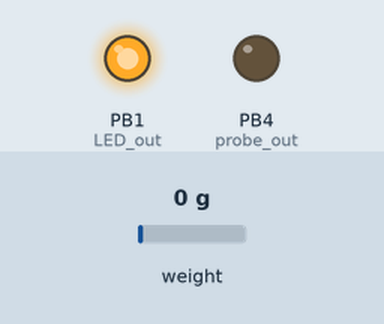
This sketch was run on a simulated ATtiny85, built with avr-gcc and run on an emulated ATtiny85. On the bench: output pins drawn as LEDs (lit = HIGH). Inputs (shaded band) come from the test bench; at power-on: weight on the scale 0 g.

Above: at 3.1 s.
At 5.5 s:
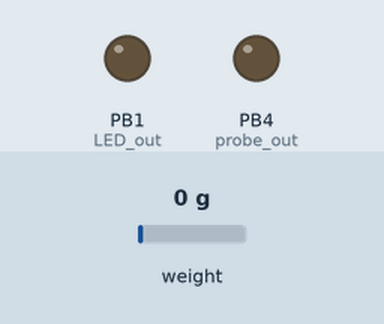
5.6 s: weight on the scale set to 45 g
7.1 s: weight on the scale set to 53 g
At 7.35 s:
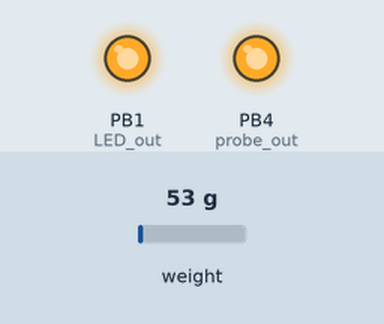
Timing chart, 0 to 10.1 s (numbered marks = the images above; inputs shaded):
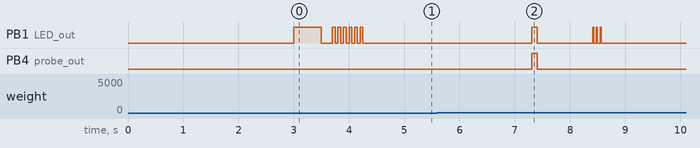

Measured:
- the behaviour switches between 49 and 50 g on weight on the scale (found by bisection; images 1 and 2)
- after the input at 5.6 s, every drawn part: stays the same
- after the input at 7.1 s, PB4 (probe_out): LOW → HIGH after 0.21 s, → LOW 0.10 s later

The sketch:

strain_guage_probe.ino
```cpp
/**
   Leveling system with load cell, HX711 and Digispark
   by ShaoYang Lim a.k.a. Yonggor
   last update March 7, 2021

   This sketch utilise HX711 library for Arduino by Bodge
   https://github.com/bogde/HX711

   Also check out:
   David Pilling's Z probe
   https://www.davidpilling.com/wiki/index.php/Zprobe
   Z probe using SMD resistor 2512
   https://github.com/IvDm/Z-probe-on-smd-resistors-2512
**/

/*
    Attention:
    this sketch sets endstop pin high when the probe detects a touchdown,
    which is the opposite of many printers including Creality Ender 3 I am working with.
    Reconfiguration of printer firmware must be done for Marlin, RRF, Klipper or other.

    this sketch decides whether to trigger the probe_out pin based on two factors:
    1. load cell readings : val0
    2. peaking of reading : de
    de is change of gradient of load cell readings, which indicates the sudden change of readings,
    instead of drifting (consistant increasing readings)
*/
#include "HX711.h"

//  uncomment the board use
#define Digispark
//#define Arduino_Nano

//  choose working mode
//  only uncomment one mode
//  use mode0 for regular use
#define mode0
//#define mode1
//#define mode2

/*
    HX711 circuit wiring
   If using Digispark Board, pls follow the pin here to avoid trouble.
   If using Arduno Nano, you can change pin numbers to your own liking.
*/
#ifdef Digispark
#define LOADCELL_DOUT_PIN 0
#define LOADCELL_SCK_PIN 2
#define probe_out 4 //Pin to send printer
#define LED_out 1
#endif

#ifdef Arduino_Nano
#define LOADCELL_DOUT_PIN 2
#define LOADCELL_SCK_PIN 3
#define probe_out 5
#define LED_out 4
#endif

// variables
long val0 = 0; //latest reading
long val1 = 0; //latest-1 reading
long val2 = 0; //latest-2 reading
long de = 0;   //
//  define threshold values
long threshold_Val = 50;
long const threshold_gap = threshold_Val; // value to add to threshold_Val in each recalibration of probe trigger
int const threshold_De = 5;
#define panic_val 3000 //  force HIGH output if val0 exceed this value, disregard de value.
//  The probe recalibrates its threshold value after each tigger.
//  Must avoid second probing before recalibration is finished.
//  delay_threshold defines time before recalibrate the trigger threshold, allow the nozzle to lift out of bed
#define delay_threshold 700
//  enable serial reporting of probe value, doesn't work with Digispark
//#define EN_serial
int i = 0;

HX711 scale;

void setup()
{

#ifdef EN_serial
  Serial.begin(57600);
#endif

  pinMode(probe_out, OUTPUT);
  pinMode(LED_out, OUTPUT);
  digitalWrite(probe_out, LOW);
  digitalWrite(LED_out, LOW);
  scale.begin(LOADCELL_DOUT_PIN, LOADCELL_SCK_PIN);
  //check if HX711 is working properly, blink rapidly if not.
  if (!scale.wait_ready_retry(10))
  {
    while (1)
    {
      digitalWrite(LED_out, HIGH);
      delay(50);
      digitalWrite(LED_out, LOW);
      delay(50);
    }
  }

  scale.set_scale(570.f); // hx711 calibration value, not important in our probe
  delay(2000);            // pre-warm up strain gauge, reduce drifting
  scale.tare();           // reset the scale to 0

  // "End of setup loop" indicator
  // indicate the probe is ready for probing.
  digitalWrite(LED_out, HIGH);
  delay(500);
  digitalWrite(LED_out, LOW);
  delay(200);
  for (int j = 0; j <= 5; j++)
  {
    digitalWrite(LED_out, HIGH);
    delay(50);
    digitalWrite(LED_out, LOW);
    delay(50);
  }
}

void loop()
{
  val2 = val1;
  val1 = val0;
  getValue();
  getDe();

  /*
    connection checking,
    open or short connection load cell return highest/lowest value of reading
    2^24 = 16 777 216
      min reading: -8388607
      min reading:  8388607
    value of lowest end and highest end are treated as faulty connection
    LED blinks slowly
  */

  if (scale.read() <= -7000000 || scale.read() >= 7000000)
  {
    digitalWrite(LED_out, HIGH);
    delay(500);
    digitalWrite(LED_out, LOW);
    delay(750);
  }

  /*
   * ************** PANIC MODE ***********************************
      If the probe is not triggered when the nozzle is already pressing the bed
      blast HIGH when val0 >= panic_val to prevent damage
      set val0 to a reasonable value, which drifting couldn't reach normally
      e.g.: 100*threshlod_Val = 5000
     *********************************************************
  */
  else if (val0 >= panic_val)
  {
    digitalWrite(probe_out, HIGH);
    digitalWrite(LED_out, HIGH);
    delay(500);
    digitalWrite(probe_out, LOW);
    digitalWrite(LED_out, LOW);
    delay(500);
    recalibrate(3);
  }

  /*
   * ************** MODE 0 ***********************************
     regular working mode impliments pressure and speed of pressure
     rising to detect homing
     *********************************************************
  */
#ifdef mode0

  else if (val0 >= threshold_Val && val0 < panic_val)
  {
    // sucessful trigger
    if (de >= threshold_De)
    {
      digitalWrite(probe_out, HIGH);
      digitalWrite(LED_out, HIGH);
      delay(100);
      digitalWrite(probe_out, LOW);
      digitalWrite(LED_out, LOW);
      delay(delay_threshold);
      recalibrate(3);
    }

    //  unsucessful trigger (de smaller than threshlod)
    //  recalibrate trigger threshlod after certain amount of time (i value)
    else if (de < threshold_De)
    {
      i++;
      if (i >= 200)
      {
        recalibrate(5);
        i = 0;
      }
    }
  }

  else
  {
    digitalWrite(probe_out, LOW);
    digitalWrite(LED_out, LOW);
  }
#endif

  /*
   * ********** MODE 1 **********************************************
     Output HIGH when threshold_Val is reached
     useful for calibrating threshold_Val
     not suitable for actual probing because drifting cause
     unexpected trigger
     ****************************************************************
  */
#ifdef mode1
  if (val0 >= threshold_Val)
  {
    digitalWrite(probe_out, HIGH);
    digitalWrite(LED_out, HIGH);
    delay(200);
    digitalWrite(probe_out, LOW);
    digitalWrite(LED_out, LOW);
    delay(delay_threshold);
    recalibrate(3);
  }

  else
  {
    digitalWrite(probe_out, LOW);
    digitalWrite(LED_out, LOW);
  }
#endif

  /*
   * ************ MODE 2 *************************************
     Output HIGH when threshold_De is reached
     useful for calibrating threshold_De
     not suitable for actual probing because shaking/vibration causes
     unexpected trigger
     *********************************************************
  */
#ifdef mode2
  if (de >= threshold_De)
  {
    digitalWrite(probe_out, HIGH);
    digitalWrite(LED_out, HIGH);
    delay(200);
    digitalWrite(probe_out, LOW);
    digitalWrite(LED_out, LOW);
  }

  else
  {
    digitalWrite(probe_out, LOW);
    digitalWrite(LED_out, LOW);
  }
#endif

  //serial communication
#ifdef EN_serial
  Serial.print("reading: ");
  Serial.println(scale.read());
  Serial.print("Value: ");
  Serial.println(val0);
  Serial.print("De: ");
  Serial.println(de);
#endif
}

int getValue()
{
  val0 = scale.get_units(1);
}

int getDe()
{
  de = val0 + val2 - (2 * val1);
  abs(de);
}

int recalibrate(int num_sample)
{
  threshold_Val = scale.get_units(num_sample) + threshold_gap;
  for (int k = 0; k < 3; k++)
  {
    digitalWrite(LED_out, HIGH);
    delay(20);
    digitalWrite(LED_out, LOW);
    delay(50);
  }
}
```
